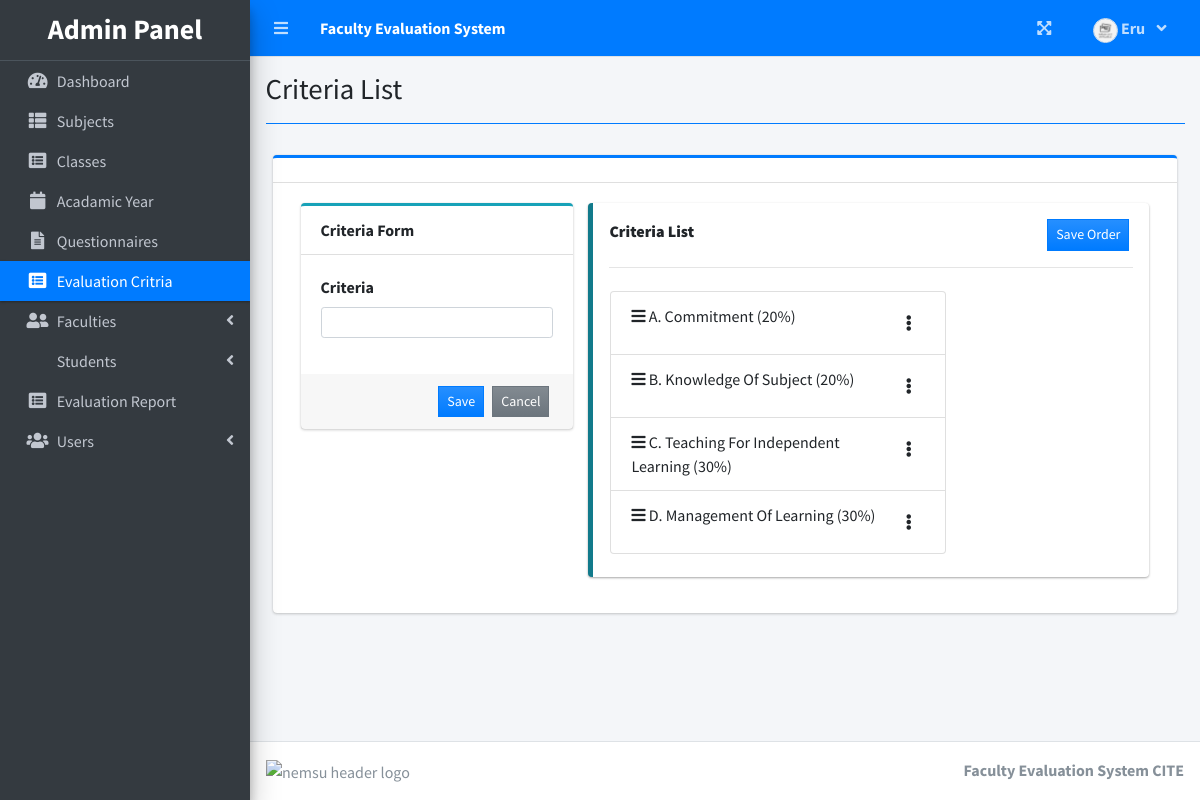
The app's page /index.php?page=criteria_list (signed in) with its own data.
### tables this page shows
CREATE TABLE `criteria_list` (
  `id` int(30) NOT NULL,
  `criteria` text NOT NULL,
  `order_by` int(30) NOT NULL,
  `criteria_rate` decimal(5,2) NOT NULL
);

### admin/criteria_list.php (the view, shortened to what this page needs)
<?php include'db_connect.php' ?>
<div class="col-lg-12">
	<div class="card card-outline card-primary">
		<div class="card-header">
		</div>
		<div class="card-body">
			<div class="container-fluid">
				<div class="row">
					<div class="col-md-4">
						<div class="card card-outline card-info">
							<div class="card-header"><b>Criteria Form</b></div>
							<div class="card-body">
								<form action="" id="manage-criteria">
									<div class="form-group">
										<label for="">Criteria</label>
										<input type="text" name="criteria" class="form-control form-control-sm">
									</div>
								</form>
							</div>
							<div class="card-footer">
								<div class="d-flex justify-content-end w-100">
									<button class="btn btn-sm btn-primary btn-flat bg-gradient-primary mx-1" form="manage-criteria">Save</button>
									<button class="btn btn-sm btn-flat btn-secondary bg-gradient-secondary mx-1" form="manage-criteria" type="reset">Cancel</button>
								</div>
							</div>
						</div>
					</div>
					<div class="col-md-8">
						<div class="callout callout-info">
							<?php
								$qry = $conn->query("SELECT * FROM criteria_list order by abs(order_by) asc ");
								if($qry->num_rows > 0):
							?>
							<div class="d-flex justify-content-between w-100">
								<label for=""><b>Criteria List</b></label>
									<button class="btn btn-sm btn-primary btn-flat bg-gradient-primary mx-1" form="order-criteria">Save Order</button>
							</div>
							<hr>
							<form action="" id="order-criteria">
							<ul class="list-group btn col-md-8" id="ui-sortable-list">
								<?php
								while($row= $qry->fetch_assoc()):
								?>
								<li class="list-group-item text-left">
									<span class="btn-group dropright float-right">
									  <span type="button" class="btn" data-toggle="dropdown" aria-haspopup="true" aria-expanded="false">
									   <i class="fa fa-ellipsis-v"></i>
									  </span>
									</span>
									<i class="fa fa-bars"></i> <?php echo ucwords($row['criteria']) ?>
								</li>
								<?php endwhile; ?>
							</form>
							<?php else: ?>
								<center>There's no criteria in the database yet</center>
							<?php endif; ?>
						</div>
					</div>
				</div>
			</div>
		</div>
	</div>
</div>

### records on screen
criteria_list: criteria "A. Commitment (20%)"
criteria_list: criteria "B. Knowledge Of Subject (20%)"
criteria_list: criteria "C. Teaching For Independent Learning (30%)"
criteria_list: criteria "D. Management Of Learning (30%)"

### other values on screen
$_SESSION['system']['name'] "Faculty Evaluation System"
$_SESSION['login_firstname'] "Eru"
$title "Criteria List"
